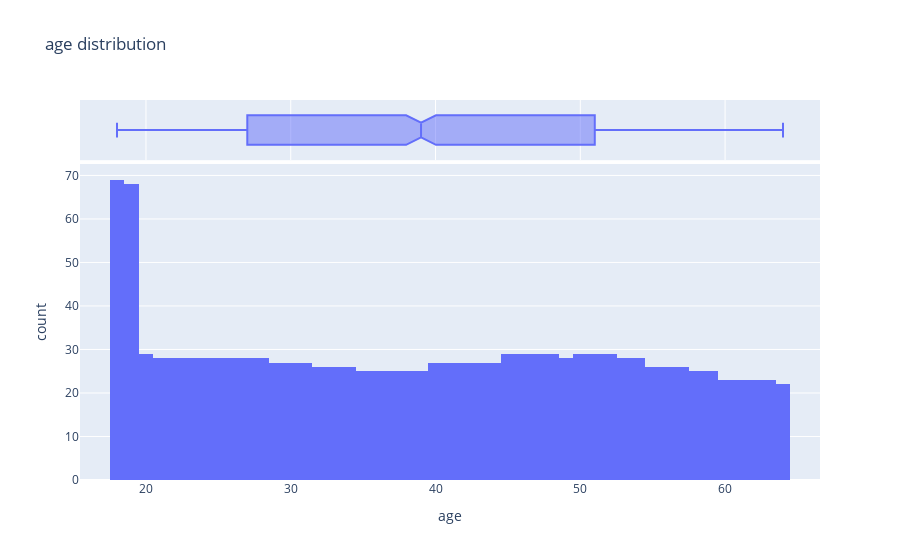

The code cell stored with this chart in its notebook:
### Code cell
px.histogram(df,
             x='age',
             marginal='box',
             nbins=47,
             title='age distribution')

### Figure 1 — Plotly figure (JSON) as saved in the notebook; plotly's stock layout.template omitted (floating-point values rounded to 4 significant figures; data arrays with more than 128 entries replaced by an {"elided": "..."} marker saying what was removed)
{"data": [{"bingroup": "x", "hovertemplate": "age=%{x}<br>count=%{y}<extra></extra>", "legendgroup": "", "marker": {"color": "#636efa", "pattern": {"shape": ""}}, "name": "", "nbinsx": 47, "orientation": "v", "showlegend": false, "type": "histogram", "x": {"elided": "1338 int values"}, "xaxis": "x", "yaxis": "y"}, {"hovertemplate": "age=%{x}<extra></extra>", "legendgroup": "", "marker": {"color": "#636efa"}, "name": "", "notched": true, "showlegend": false, "type": "box", "x": {"elided": "1338 int values"}, "xaxis": "x2", "yaxis": "y2"}], "layout": {"barmode": "relative", "legend": {"tracegroupgap": 0}, "title": {"text": "age distribution"}, "xaxis": {"anchor": "y", "domain": [0, 1], "title": {"text": "age"}}, "xaxis2": {"anchor": "y2", "domain": [0, 1], "matches": "x", "showgrid": true, "showticklabels": false}, "yaxis": {"anchor": "x", "domain": [0, 0.8316], "title": {"text": "count"}}, "yaxis2": {"anchor": "x2", "domain": [0.8416, 1], "matches": "y2", "showgrid": false, "showline": false, "showticklabels": false, "ticks": ""}}}
